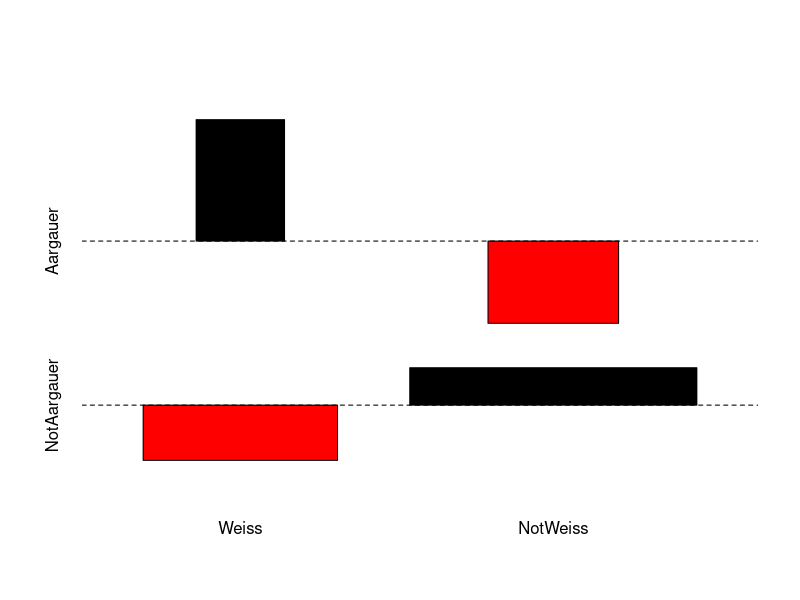
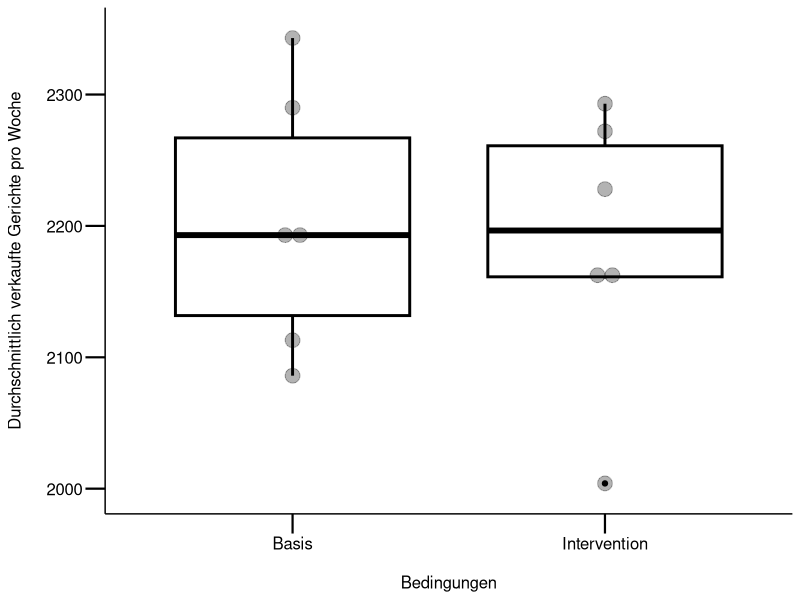
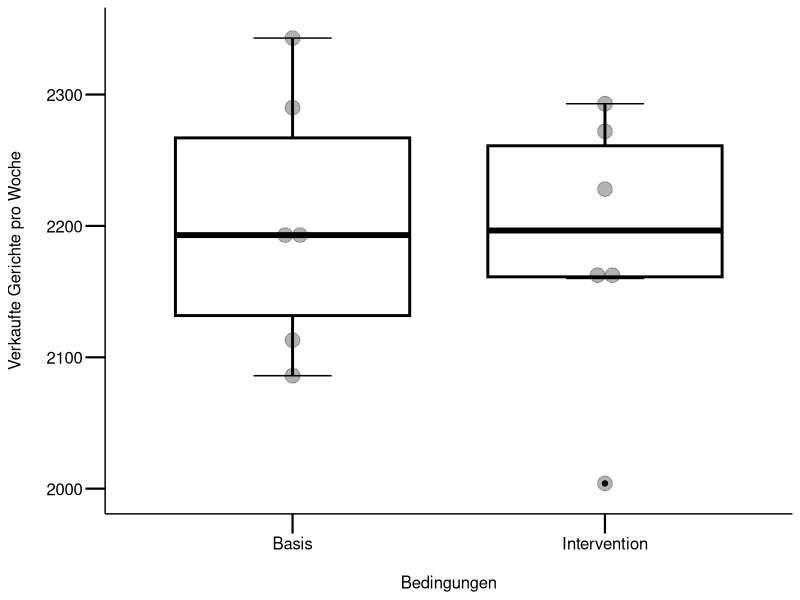

These charts were generated, in order, by the following R code:
## ---- chunk 1

# lade Packages
library("ggplot2")
library("dplyr")
library("readr")

## definiert mytheme für ggplot2 (verwendet dabei theme_classic())
mytheme <-
  theme_classic() +
  theme(
    axis.line = element_line(color = "black"),
    axis.text = element_text(size = 12, color = "black"),
    axis.title = element_text(size = 12, color = "black"),
    axis.ticks = element_line(size = .75, color = "black"),
    axis.ticks.length = unit(.5, "cm")
  )
## ---- chunk 2
# Matrix erstellen
Aargauer <- c(4, 2)
names(Aargauer) <- c("Weiss", "NotWeiss")
NotAargauer <- c(7, 22)
names(NotAargauer) <- c("Weiss", "NotWeiss")
AGsocks <- data.frame(Aargauer, NotAargauer)
AGsocks <- as.matrix(AGsocks)
AGsocks

# Daten anschauen mit erstem Google-Ergebnis für "Assoziation Plot r"
assocplot(AGsocks) # Interpretation des Plots mit dem Befehl ?assocplot
## ---- chunk 3
# Tests durchführen
chisq.test(AGsocks) # Chi-Quadrat-Test nur zum anschauen.
fisher.test(AGsocks) # "Fisher's Exact Test for Count Data"
## ---- chunk 4
# lade Daten
df <- read_delim("datasets/stat/Novanimal_Weeks.csv", delim = ";")
df # Daten anschauen

# überprüft die Voraussetzungen für einen t-Test
ggplot(df, aes(x = condit, y = tot_sold)) + # achtung 0 Punkt fehlt
  geom_boxplot(fill = "white", color = "black", size = 1) +
  geom_dotplot(binaxis = "y", stackdir = "center", alpha = 0.3) +
  labs(x = "\nBedingungen", y = "Durchschnittlich verkaufte Gerichte pro Woche\n") +
  mytheme

# Auf den ersten Blick scheint es keine starken Abweichungen zu einer
# Normalverteilung zu geben resp. es sind keine extremen schiefen Verteilungen
# ersichtlich
## ---- chunk 5
# führt einen t-Tests durch;
# es wird angenommen, dass die Verkaufszahlen zwischen den Bedingungen
# unabhängig sind

t_test <- t.test(tot_sold ~ condit, data = df)
t_test


# alternative Formulierung
t.test(
  df[df$condit == "Basis", ]$tot_sold,
  df[df$condit == "Intervention", ]$tot_sold
)
## ---- chunk 6
#| echo: false
#| label: fig-ggplot-boxplot-final
#| fig.cap: Die wöchentlichen Verkaufszahlen für die Interventions- und Basiswochen unterscheiden
#|   sich nicht signifikant.
#| out.width: 80%

# zeigt die Ergebnisse mit einer Abbildung
p <- ggplot(df, aes(x = condit, y = tot_sold)) +
  # erzeugt sogenannte Whiskers mit Strichen, achtung Reihenfloge zählt hier
  stat_boxplot(geom = "errorbar", width = .25) +
  geom_boxplot(fill = "white", color = "black", size = 1) +
  geom_dotplot(binaxis = "y", stackdir = "center", alpha = 0.3) +
  labs(x = "\nBedingungen", y = "Verkaufte Gerichte pro Woche\n") +
  mytheme

print(p)
